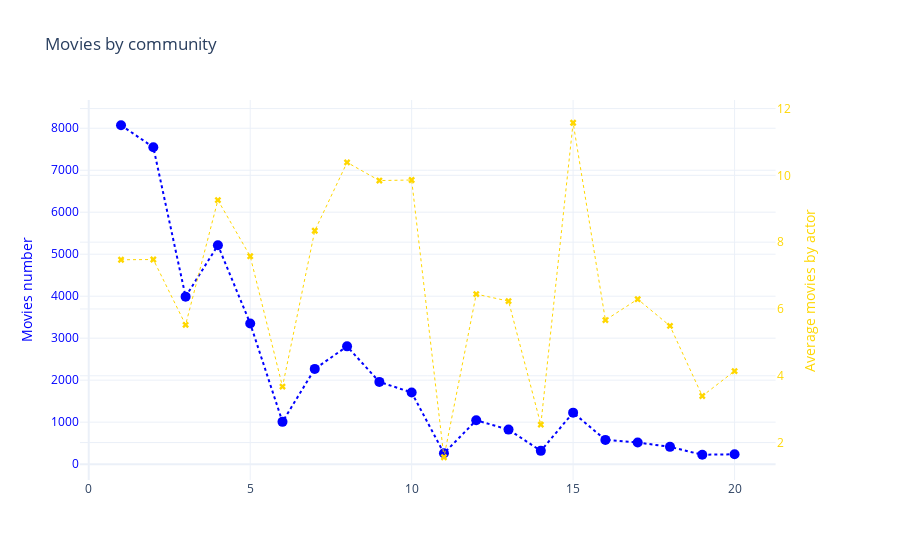

Notebook cell for this chart:
### Code cell
abs_trace = go.Scatter(mode="lines+markers", x=[*range(1,21)],y=nb_movie,marker = {'size':10,'color':'blue'},line={'width':2,'dash':'dot'})
ratio_trace = go.Scatter(mode="lines+markers", x=[*range(1,21)],y=[i / j for i, j in zip(nb_movie, nb_actors_20)], 
                        marker = {'size':6,'color':'gold','symbol':'x'},line={'width':1,'dash':'dot'})

fig = make_subplots(specs=[[{"secondary_y": True}]])

fig.add_trace(ratio_trace,secondary_y= True)
fig.add_trace(abs_trace)

fig.update_layout( title_text="Movies by community",template = 'plotly_white')
fig.update_layout(yaxis=dict(title="Movies number", titlefont=dict(color="blue"), tickfont=dict(color="blue")),
                    yaxis2=dict(title="Average movies by actor",overlaying="y", side="right", titlefont=dict(color="gold"),position=0.15,tickfont=dict(color="gold")),
                    showlegend = False)

fig.show()
#fig.write_html('C:/Users/Public/ADA2022/weloic.github.io/_includes/movies_community_scatter.html')

### Figure 1 — Plotly figure (JSON) as saved in the notebook; plotly's stock layout.template omitted (floating-point values rounded to 4 significant figures)
{"data": [{"line": {"dash": "dot", "width": 1}, "marker": {"color": "gold", "size": 6, "symbol": "x"}, "mode": "lines+markers", "type": "scatter", "x": [1, 2, 3, 4, 5, 6, 7, 8, 9, 10, 11, 12, 13, 14, 15, 16, 17, 18, 19, 20], "xaxis": "x", "y": [7.473, 7.481, 5.525, 9.259, 7.579, 3.675, 8.342, 10.39, 9.844, 9.861, 1.56, 6.444, 6.235, 2.536, 11.58, 5.667, 6.293, 5.493, 3.394, 4.14], "yaxis": "y2"}, {"line": {"dash": "dot", "width": 2}, "marker": {"color": "blue", "size": 10}, "mode": "lines+markers", "type": "scatter", "x": [1, 2, 3, 4, 5, 6, 7, 8, 9, 10, 11, 12, 13, 14, 15, 16, 17, 18, 19, 20], "y": [8071, 7548, 3989, 5213, 3350, 1007, 2269, 2805, 1959, 1706, 259, 1044, 823, 317, 1227, 578, 516, 412, 224, 236]}], "layout": {"showlegend": false, "title": {"text": "Movies by community"}, "xaxis": {"anchor": "y", "domain": [0, 0.94]}, "yaxis": {"anchor": "x", "domain": [0, 1], "tickfont": {"color": "blue"}, "title": {"font": {"color": "blue"}, "text": "Movies number"}}, "yaxis2": {"anchor": "x", "overlaying": "y", "position": 0.15, "side": "right", "tickfont": {"color": "gold"}, "title": {"font": {"color": "gold"}, "text": "Average movies by actor"}}}}
